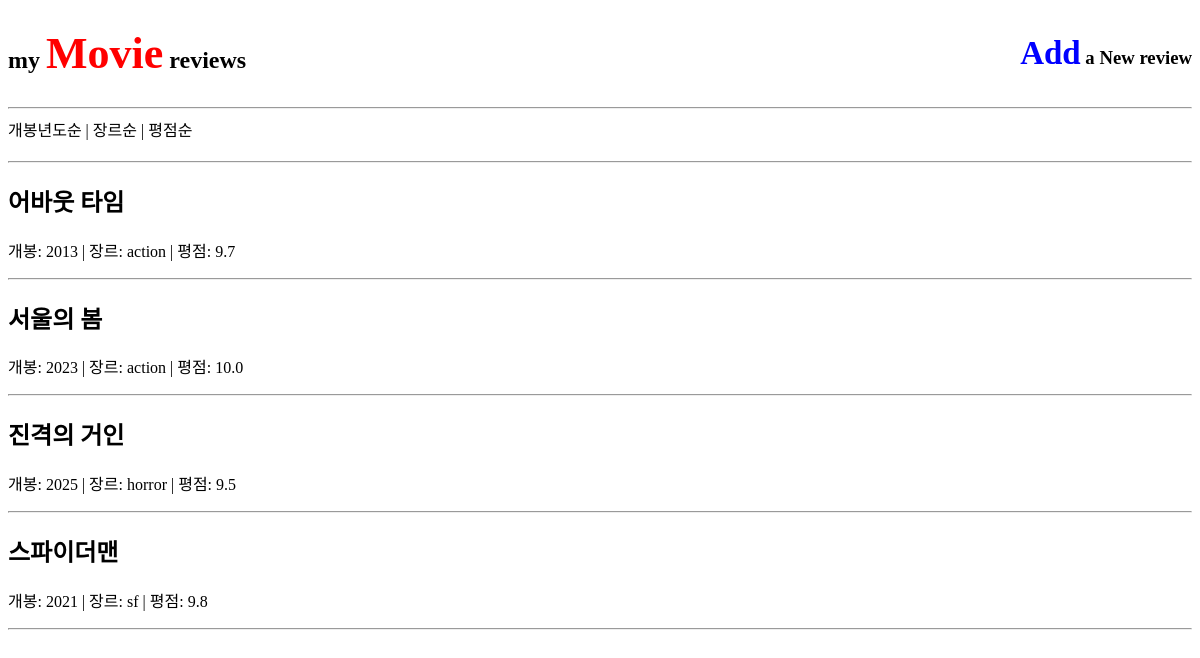
The page /?sort=genre on the database its author committed.
### reviews/models.py (models this page shows, shortened)
class Review(models.Model):
    GENRE_CHOICES = [
        ('action', '액션'),
        ('romance', '로맨스'),
        ('comedy', '코미디'),
        ('sf', 'SF'),
        ('horror', '공포'),
    ]
    title = models.CharField(max_length=100)
    director = models.CharField(max_length=32)
    main_actor = models.CharField(max_length=32)
    genre = models.CharField(max_length=32, choices=GENRE_CHOICES)
    rating = models.FloatField()
    release_year = models.IntegerField()
    runtime = models.IntegerField()
    content = models.TextField()
    created_at = models.DateTimeField(auto_now_add=True)

### reviews/views.py (the view)
# urls.py: path('', views.review_list, name="review_list"),
def review_list(request):
    sort = request.GET.get('sort', '-release_year')
    if sort == 'release':
        reviews = Review.objects.all().order_by('-release_year')
    elif sort == 'genre':
        reviews = Review.objects.all().order_by('genre')
    elif sort == 'rating':
        reviews = Review.objects.all().order_by('-rating')
    else:
        reviews = Review.objects.all().order_by('-release_year')
    context = {
        "reviews": reviews
    }
    return render(request, "reviews_list.html", context)

### reviews/templates/reviews_list.html
{% extends "base.html" %}
{% block content %}
<div style="margin-bottom: 20px;">
    <a href="?sort=release">개봉년도순</a> |
    <a href="?sort=genre">장르순</a> |
    <a href="?sort=rating">평점순</a>
  </div>
  <hr>
{% for review in reviews %}
    <div class>
        <a href="{% url 'reviews:review_detail' review.pk %}">
            <h2>{{ review.title }}</h2>
        </a>
        <p>개봉: {{ review.release_year }} | 장르: {{ review.genre }} | 평점: {{ review.rating }}</p>
    </div>
    <hr>
{% empty %}
    <p>등록된 리뷰가 없습니다.</p>
{% endfor %}
{% endblock %}

### reviews/static/css/styles.css (style rules this page uses)
a { color:black; text-decoration: none; }

### rows shown on the page
Review: title "어바웃 타임", release_year "2013", genre "action", rating "9.7"
Review: title "서울의 봄", release_year "2023", genre "action", rating "10.0"
Review: title "진격의 거인", release_year "2025", genre "horror", rating "9.5"
Review: title "스파이더맨", release_year "2021", genre "sf", rating "9.8"
